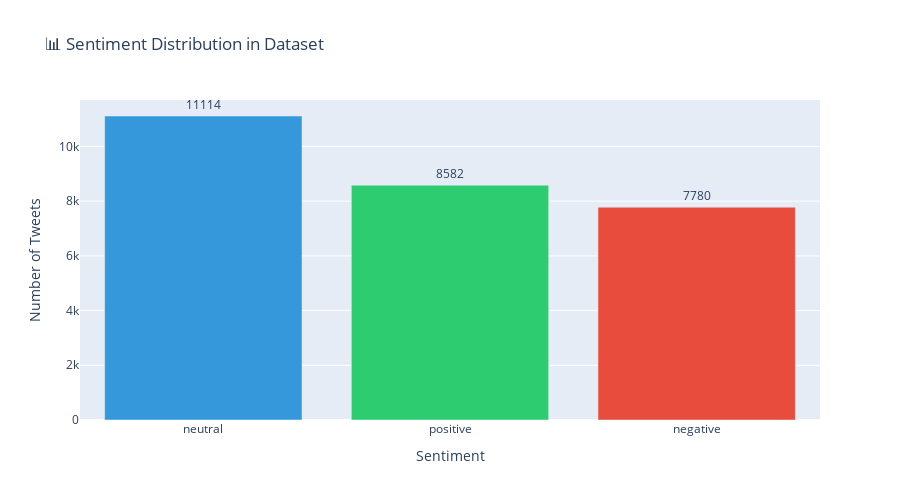

Notebook code cell kept with this figure:
### Markdown cell above
### 4.1 Sentiment Distribution

### Code cell
# Create a beautiful bar chart for sentiment distribution using Plotly
sentiment_counts = df['sentiment'].value_counts().reset_index()
sentiment_counts.columns = ['Sentiment', 'Count']

# Define colors for each sentiment
colors = {'positive': '#2ecc71', 'negative': '#e74c3c', 'neutral': '#3498db'}
sentiment_counts['Color'] = sentiment_counts['Sentiment'].map(colors)

fig = px.bar(
    sentiment_counts, 
    x='Sentiment', 
    y='Count',
    color='Sentiment',
    color_discrete_map=colors,
    title='📊 Sentiment Distribution in Dataset',
    text='Count'
)

fig.update_traces(textposition='outside')
fig.update_layout(
    xaxis_title='Sentiment',
    yaxis_title='Number of Tweets',
    showlegend=False,
    height=500
)
fig.show()

# Print class imbalance statistics
print("\n📈 Class Imbalance Statistics:")
print("=" * 40)
total = len(df)
for _, row in sentiment_counts.iterrows():
    sentiment = row['Sentiment']
    count = row['Count']
    percentage = (count / total) * 100
    print(f"   {sentiment.capitalize()}: {count:,} ({percentage:.1f}%)")

### Figure 1 — Plotly figure (JSON) as saved in the notebook; plotly's stock layout.template omitted (floating-point values rounded to 4 significant figures)
{"data": [{"hovertemplate": "Sentiment=%{x}<br>Count=%{text}<extra></extra>", "legendgroup": "neutral", "marker": {"color": "#3498db", "pattern": {"shape": ""}}, "name": "neutral", "orientation": "v", "showlegend": true, "text": [11110.0], "textposition": "outside", "type": "bar", "x": ["neutral"], "xaxis": "x", "y": [11114], "yaxis": "y"}, {"hovertemplate": "Sentiment=%{x}<br>Count=%{text}<extra></extra>", "legendgroup": "positive", "marker": {"color": "#2ecc71", "pattern": {"shape": ""}}, "name": "positive", "orientation": "v", "showlegend": true, "text": [8582.0], "textposition": "outside", "type": "bar", "x": ["positive"], "xaxis": "x", "y": [8582], "yaxis": "y"}, {"hovertemplate": "Sentiment=%{x}<br>Count=%{text}<extra></extra>", "legendgroup": "negative", "marker": {"color": "#e74c3c", "pattern": {"shape": ""}}, "name": "negative", "orientation": "v", "showlegend": true, "text": [7780.0], "textposition": "outside", "type": "bar", "x": ["negative"], "xaxis": "x", "y": [7780], "yaxis": "y"}], "layout": {"barmode": "relative", "height": 500, "legend": {"title": {"text": "Sentiment"}, "tracegroupgap": 0}, "showlegend": false, "title": {"text": "📊 Sentiment Distribution in Dataset"}, "xaxis": {"anchor": "y", "categoryarray": ["neutral", "positive", "negative"], "categoryorder": "array", "domain": [0, 1], "title": {"text": "Sentiment"}}, "yaxis": {"anchor": "x", "domain": [0, 1], "title": {"text": "Number of Tweets"}}}}
